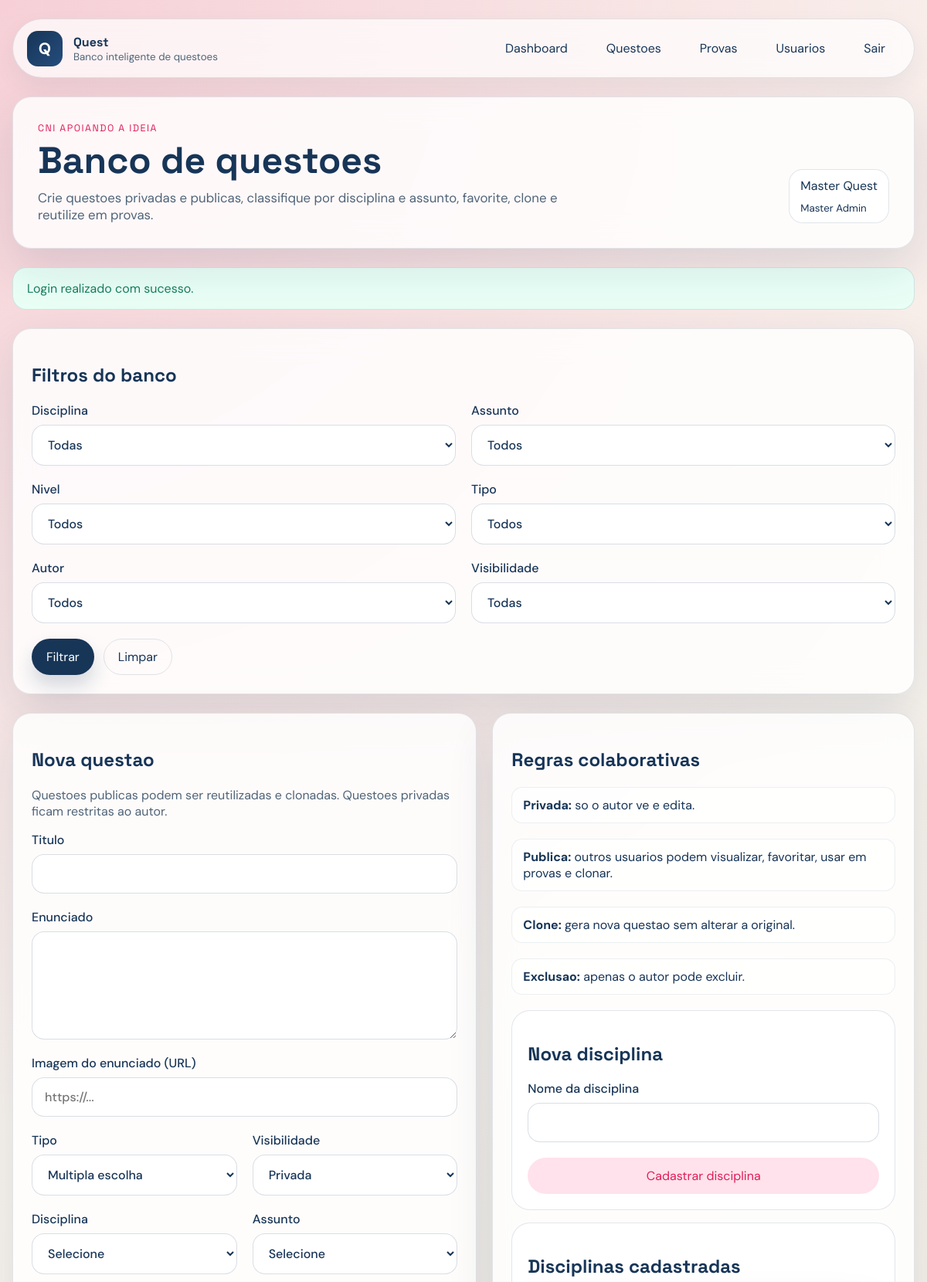
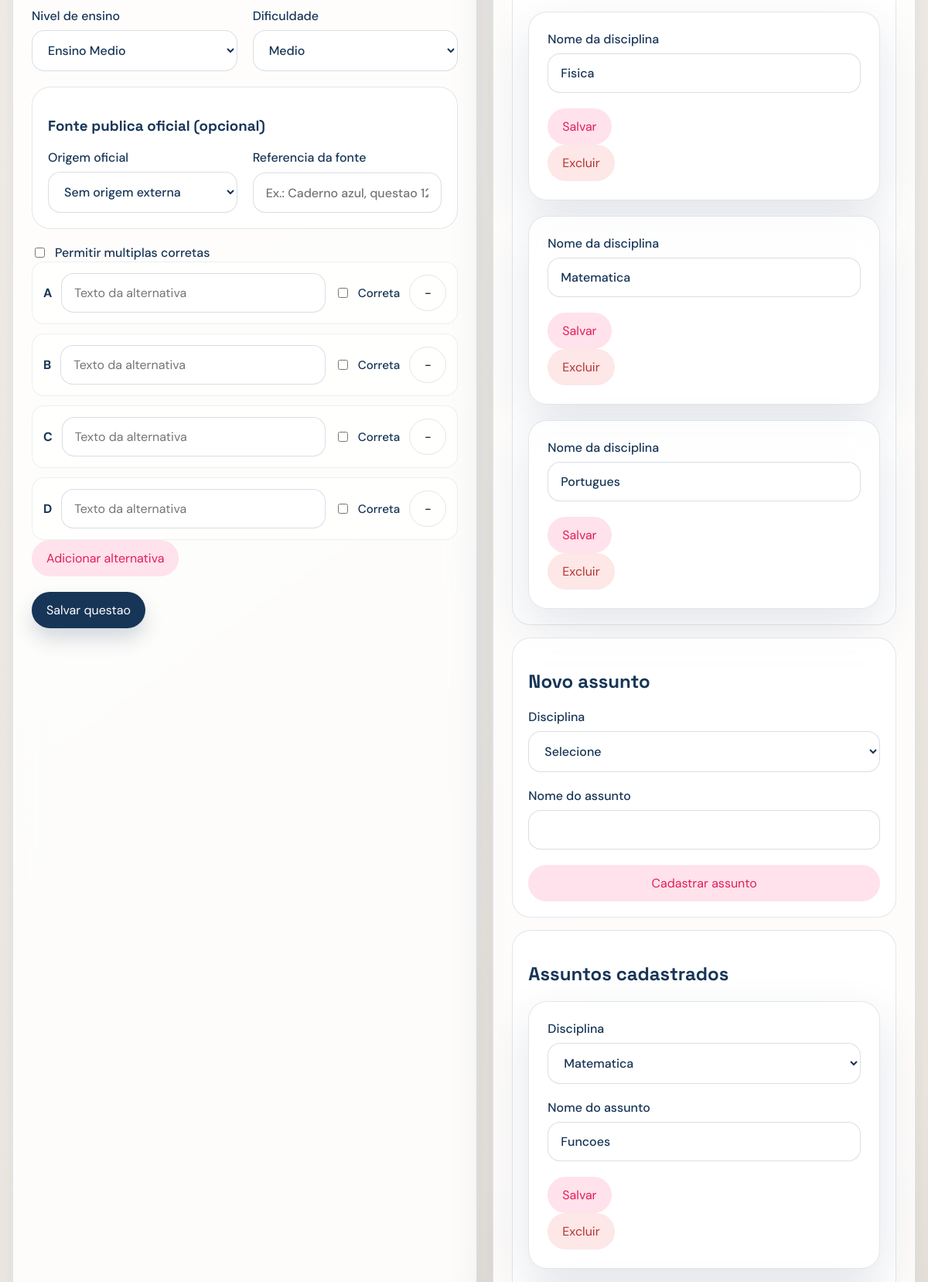
The app's page /questions.php (signed in, upper part) with its own data (2 pictures, top to bottom).
### tables this page shows
CREATE TABLE IF NOT EXISTS `users` (
    `id` INT UNSIGNED NOT NULL AUTO_INCREMENT,
    `name` VARCHAR(120) NOT NULL,
    `email` VARCHAR(180) NOT NULL,
    `password_hash` VARCHAR(255) NOT NULL,
    `role` ENUM('master_admin', 'local_admin', 'user') NOT NULL DEFAULT 'user',
    `created_at` TIMESTAMP NOT NULL DEFAULT CURRENT_TIMESTAMP,
    `updated_at` TIMESTAMP NOT NULL DEFAULT CURRENT_TIMESTAMP ON UPDATE CURRENT_TIMESTAMP,
    PRIMARY KEY (`id`),
    UNIQUE KEY `users_email_unique` (`email`)
);

CREATE TABLE IF NOT EXISTS `disciplines` (
    `id` INT UNSIGNED NOT NULL AUTO_INCREMENT,
    `name` VARCHAR(120) NOT NULL,
    `created_by` INT UNSIGNED NULL DEFAULT NULL,
    `created_at` TIMESTAMP NOT NULL DEFAULT CURRENT_TIMESTAMP,
    PRIMARY KEY (`id`),
    UNIQUE KEY `disciplines_name_unique` (`name`),
    KEY `disciplines_created_by_index` (`created_by`),
    CONSTRAINT `disciplines_created_by_foreign`
        FOREIGN KEY (`created_by`) REFERENCES `users` (`id`) ON DELETE SET NULL
);

CREATE TABLE IF NOT EXISTS `subjects` (
    `id` INT UNSIGNED NOT NULL AUTO_INCREMENT,
    `discipline_id` INT UNSIGNED NOT NULL,
    `name` VARCHAR(140) NOT NULL,
    `created_by` INT UNSIGNED NULL DEFAULT NULL,
    `created_at` TIMESTAMP NOT NULL DEFAULT CURRENT_TIMESTAMP,
    PRIMARY KEY (`id`),
    UNIQUE KEY `subjects_discipline_name_unique` (`discipline_id`, `name`),
    KEY `subjects_created_by_index` (`created_by`),
    CONSTRAINT `subjects_discipline_id_foreign`
        FOREIGN KEY (`discipline_id`) REFERENCES `disciplines` (`id`) ON DELETE CASCADE,
    CONSTRAINT `subjects_created_by_foreign`
        FOREIGN KEY (`created_by`) REFERENCES `users` (`id`) ON DELETE SET NULL
);

### questions.php (the view, shortened to what the rows shown need)
<?php
require __DIR__ . '/bootstrap.php';
require_once __DIR__ . '/includes/question_helpers.php';
require_once __DIR__ . '/includes/question_repository.php';
require_login();
$user = current_user();
$userId = (int) $user['id'];
$disciplines = question_disciplines();
$subjects = question_subjects();
[$edit, $editOptions] = question_edit_payload($userId, isset($_GET['edit']) ? (int) $_GET['edit'] : null);
render_header('Banco de questoes', 'Crie questoes privadas e publicas, classifique por disciplina e assunto, favorite, clone e reutilize em provas.');
?>
<section class="panel">
    <h2>Filtros do banco</h2>
</section>
<section class="split-card">
    <section>
        <h2><?= $edit ? 'Editar questao' : 'Nova questao' ?></h2>
    </section>
    <section>
        <h2>Regras colaborativas</h2>
<?php if (can_manage_catalogs()): ?>
        <div class="stack-panel">
            <div class="panel panel-nested">
                <h2>Nova disciplina</h2>
            </div>
            <?php if ($disciplines !== []): ?>
                <div class="panel panel-nested">
                    <h2>Disciplinas cadastradas</h2>
                    <div class="question-list compact-list">
                        <?php foreach ($disciplines as $discipline): ?>
                            <article class="question-card">
                                <form method="post" class="form-grid">
                                    <label>Nome da disciplina<input type="text" name="discipline_name" value="<?= h($discipline['name']) ?>" required></label>
                                    <div class="form-actions">
                                        <button class="button-secondary" type="submit">Salvar</button>
                                    </div>
                                </form>
                                <form method="post" class="inline-actions">
                                    <button class="button-danger" type="submit" onclick="return confirm('Excluir esta disciplina?')">Excluir</button>
                                </form>
                            </article>
                        <?php endforeach; ?>
                    </div>
                </div>
            <?php endif; ?>
            <div class="panel panel-nested">
                <h2>Novo assunto</h2>
            </div>
            <?php if ($subjects !== []): ?>
                <div class="panel panel-nested">
                    <h2>Assuntos cadastrados</h2>
                    <div class="question-list compact-list">
                        <?php foreach ($subjects as $subject): ?>
                            <article class="question-card">
                                <form method="post" class="form-grid">
                                    <label>Disciplina
                                        <select name="discipline_id" required>
                                            <?php foreach ($disciplines as $discipline): ?>
                                                <option value="<?= h((string) $discipline['id']) ?>" <?= (int) $subject['discipline_id'] === (int) $discipline['id'] ? 'selected' : '' ?>><?= h($discipline['name']) ?></option>
                                            <?php endforeach; ?>
                                        </select>
                                    </label>
                                    <label>Nome do assunto<input type="text" name="subject_name" value="<?= h($subject['name']) ?>" required></label>
                                    <div class="form-actions">
                                        <button class="button-secondary" type="submit">Salvar</button>
                                    </div>
                                </form>
                                <form method="post" class="inline-actions">
                                    <button class="button-danger" type="submit" onclick="return confirm('Excluir este assunto?')">Excluir</button>
                                </form>
                            </article>
                        <?php endforeach; ?>
                    </div>
                </div>
            <?php endif; ?>
        </div>
<?php endif; ?>
    </section>
</section>
<?php render_footer(); ?>

### includes/layout.php (shortened to what the rows shown need)
<?php
function render_header(string $title, string $subtitle = ''): void
{
    $user = function_exists('current_user') ? current_user() : null;
    ?>
<!DOCTYPE html>
<html lang="pt-BR">
<head>
    <link rel="stylesheet" href="<?= h(asset_url('assets/css/app.css')) ?>">
</head>
<body>
    <div class="page-shell">
        <main class="page-content">
            <section class="page-hero">
                <div>
                    <h1><?= h($title) ?></h1>
                </div>
                <?php if ($user): ?>
                    <div class="user-badge">
                        <span><?= h($user['name']) ?></span>
                        <small><?= h(role_label($user['role'])) ?></small>
                    </div>
                <?php endif; ?>
            </section>
<?php
}
function render_footer(): void
{
    ?>
        </main>
    </div>
</body>
</html>
<?php
}

### records on screen
users: name "Master Quest", role "Master Admin"
disciplines: discipline_name "Fisica"
disciplines: discipline_name "Matematica"
disciplines: discipline_name "Portugues"
subjects: discipline_id "Matematica", subject_name "Funcoes"

### other values on screen
$title "Banco de questoes"
$subtitle "Crie questoes privadas e publicas, classifique por disciplina e assunto, favorite, clone e reutilize em provas."
$flash['message'] "Login realizado com sucesso."
